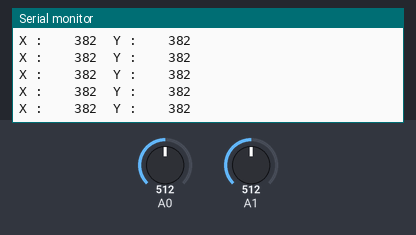
Simulated run of this sketch. Board: Arduino Uno, built with avr-gcc and run on an emulated ATmega328P. On the bench: the last lines printed to the serial monitor. Inputs (shaded band) come from the test bench; at power-on: A0 = 512, A1 = 512. No radio packets arrive unless stated.

Above: at 1.2 s.
1.3 s: A0 set to 142
At 2.4 s:
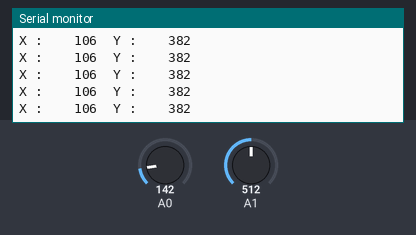
4.3 s: A0 set to 125
At 4.9 s:
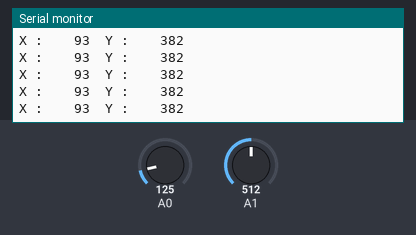
5.8 s: A1 set to 142
At 6.4 s:
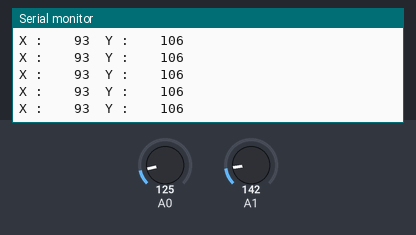
8.8 s: A1 set to 124
At 9.6 s:
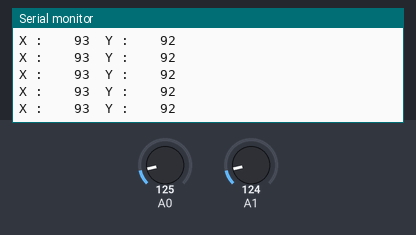
11.8 s: A1 set to 16
At 12.3 s:
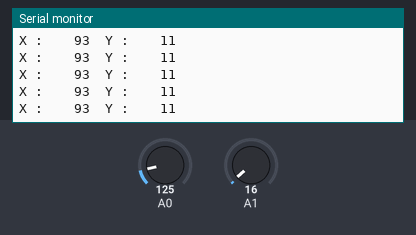
13.3 s: A1 set to 11
At 14.2 s:
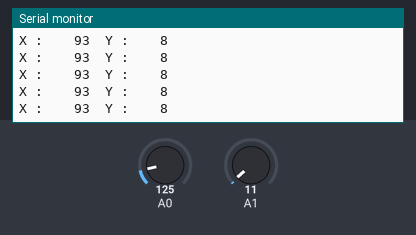
Timing chart, 0 to 16.3 s (numbered marks = the images above; inputs shaded):
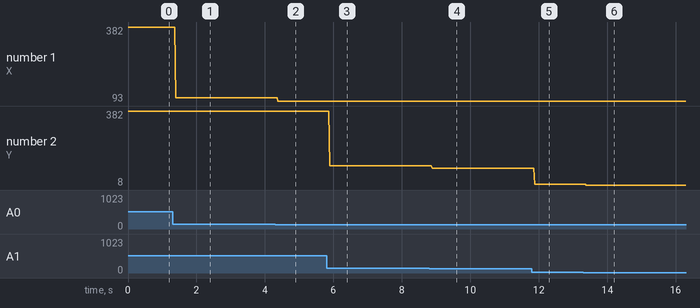

Measured:
- after the input at 1.3 s, the serial monitor: prints a new line after 0.09 s (image 1)
- after the input at 4.3 s, the serial monitor: prints a new line after 0.08 s (image 2)
- after the input at 5.8 s, the serial monitor: prints a new line after 0.09 s (image 3)
- after the input at 8.8 s, the serial monitor: prints a new line after 0.09 s (image 4)
- after the input at 11.8 s, the serial monitor: prints a new line after 0.08 s (image 5)
- after the input at 13.3 s, the serial monitor: prints a new line after 0.08 s (image 6)
- plotted number 1: 382 → 106 after the input at 1.3 s, 106 → 93 after the input at 4.3 s
- plotted number 2: 106 → 92 after the input at 8.8 s, 92 → 11 after the input at 11.8 s, 11 → 8 after the input at 13.3 s

The sketch:

TX.ino
```cpp
#include<VirtualWire.h>

#define sample 10

int smoothX = 0;
int smoothY = 0;

int x = 0;
int y = 0;

char *controller;
void setup()
{
  Serial.begin(9600);
  pinMode(A0,INPUT);
  pinMode(A1,INPUT);

  vw_set_ptt_inverted(true);
  vw_set_tx_pin(7);
  vw_setup(4000);
}

void loop()
{
  x = (smoothX - (analogRead(A0) - smoothX/sample))*3;
  int x_map = map(x,0,1023,0,255) *(-1);
  y = (smoothY - (analogRead(A1) - smoothY/sample))*3;
  int y_map = map(y,0,1023,0,255)*(-1);

  if(y_map > 260)
  {
    controller = "1";    //forward
    vw_send((uint8_t*)controller, 1);
    //vw_wait_tx();
  }
  if(y_map < 215)
  {
    controller = "2";    //backward
    vw_send((uint8_t*)controller, 1);
    //vw_wait_tx();
  }
  if(x_map > 260)
  {
    controller = "3";   //right
    vw_send((uint8_t*)controller, 1);
    //vw_wait_tx();
  }
  if(x_map < 210)
  {
    controller = "4";   //left
    vw_send((uint8_t*)controller, 1);
    //vw_wait_tx();
  }
  if(x_map > 215 || x_map < 260 || y_map > 210 || y_map < 250)
  {
    controller = "0";   //stop
    vw_send((uint8_t*)controller, 1);
    //vw_wait_tx();
  }
  Serial.print("X :    ");
  Serial.print(x_map);
  Serial.print("\tY :    ");
  Serial.println(y_map);
}
```
